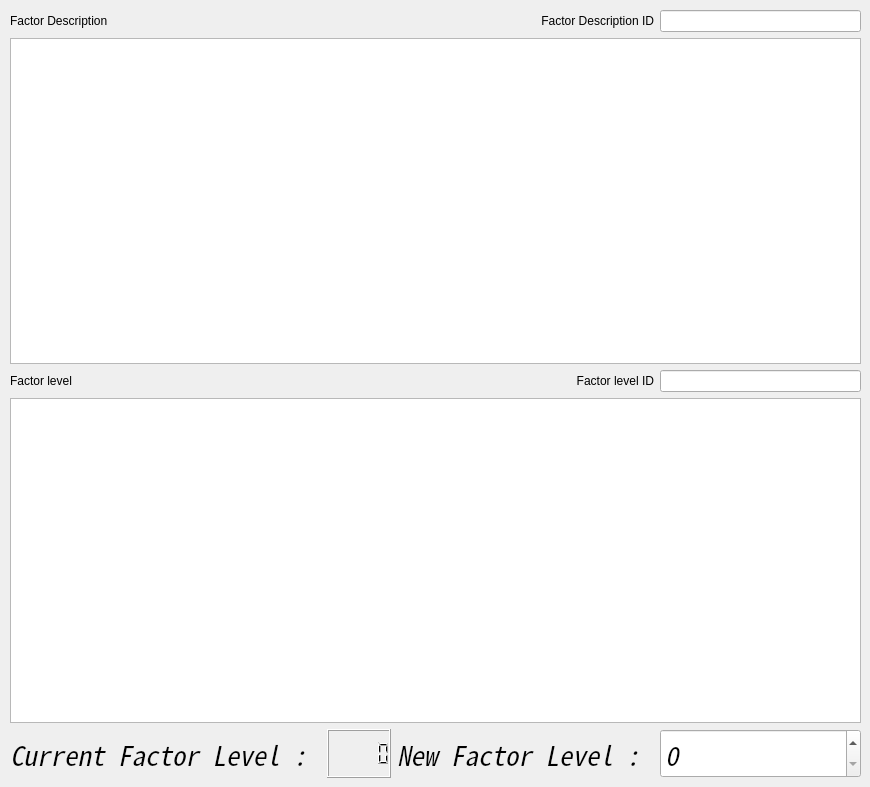
           <widget class="QWidget" name="tab_9">
            <attribute name="title">
             <string>Skills and Qualifications</string>
            </attribute>
            <widget class="QWidget" name="formLayoutWidget">
             <property name="geometry">
              <rect>
               <x>10</x>
               <y>10</y>
               <width>851</width>
               <height>768</height>
              </rect>
             </property>
             <layout class="QGridLayout" name="gridLayout_17">
              <item row="4" column="3">
               <widget class="QSpinBox" name="spinBox_2">
                <property name="font">
                 <font>
                  <family>Noto Sans Mono CJK KR</family>
                  <pointsize>20</pointsize>
                  <weight>50</weight>
                  <italic>true</italic>
                  <bold>false</bold>
                 </font>
                </property>
               </widget>
              </item>
              <item row="4" column="1">
               <widget class="QLCDNumber" name="lcdNumber_4">
                <property name="font">
                 <font>
                  <family>Noto Sans Mono CJK KR</family>
                  <pointsize>20</pointsize>
                  <weight>50</weight>
                  <italic>true</italic>
                  <bold>false</bold>
                 </font>
                </property>
               </widget>
              </item>
              <item row="4" column="0">
               <widget class="QLabel" name="label_16">
                <property name="font">
                 <font>
                  <family>Noto Sans Mono CJK KR</family>
                  <pointsize>20</pointsize>
                  <weight>50</weight>
                  <italic>true</italic>
                  <bold>false</bold>
                 </font>
                </property>
                <property name="text">
                 <string>Current Factor Level : </string>
                </property>
               </widget>
              </item>
              <item row="4" column="2">
               <widget class="QLabel" name="label_7">
                <property name="font">
                 <font>
                  <family>Noto Sans Mono CJK KR</family>
                  <pointsize>20</pointsize>
                  <weight>50</weight>
                  <italic>true</italic>
                  <bold>false</bold>
                 </font>
                </property>
                <property name="text">
                 <string>New Factor Level : </string>
                </property>
               </widget>
              </item>
              <item row="3" column="0" colspan="4">
               <widget class="QTextBrowser" name="textBrowser_4"/>
              </item>
              <item row="1" column="0" colspan="4">
               <widget class="QTextBrowser" name="textBrowser_2"/>
              </item>
              <item row="0" column="2">
               <widget class="QLabel" name="label_84">
                <property name="text">
                 <string>Factor Description ID</string>
                </property>
                <property name="alignment">
                 <set>Qt::AlignRight|Qt::AlignTrailing|Qt::AlignVCenter</set>
                </property>
               </widget>
              </item>
              <item row="0" column="3">
               <widget class="QLineEdit" name="lineEdit_16"/>
              </item>
              <item row="2" column="0" colspan="2">
               <widget class="QLabel" name="label_83">
                <property name="text">
                 <string>Factor level</string>
                </property>
               </widget>
              </item>
              <item row="2" column="2">
               <widget class="QLabel" name="label_85">
                <property name="text">
                 <string>Factor level ID</string>
                </property>
                <property name="alignment">
                 <set>Qt::AlignRight|Qt::AlignTrailing|Qt::AlignVCenter</set>
                </property>
               </widget>
              </item>
              <item row="2" column="3">
               <widget class="QLineEdit" name="lineEdit_17"/>
              </item>
              <item row="0" column="0" colspan="2">
               <widget class="QLabel" name="label_82">
                <property name="text">
                 <string>Factor Description</string>
                </property>
               </widget>
              </item>
             </layout>
            </widget>
           </widget>
